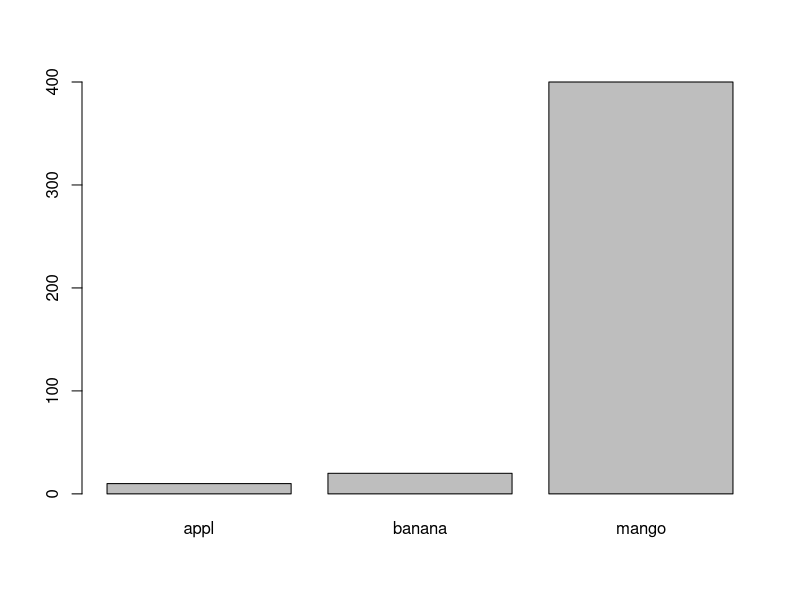
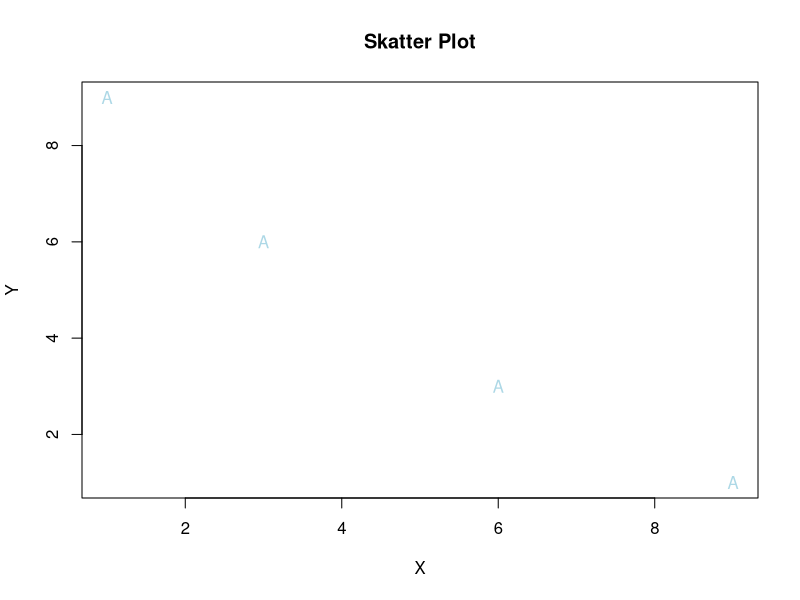
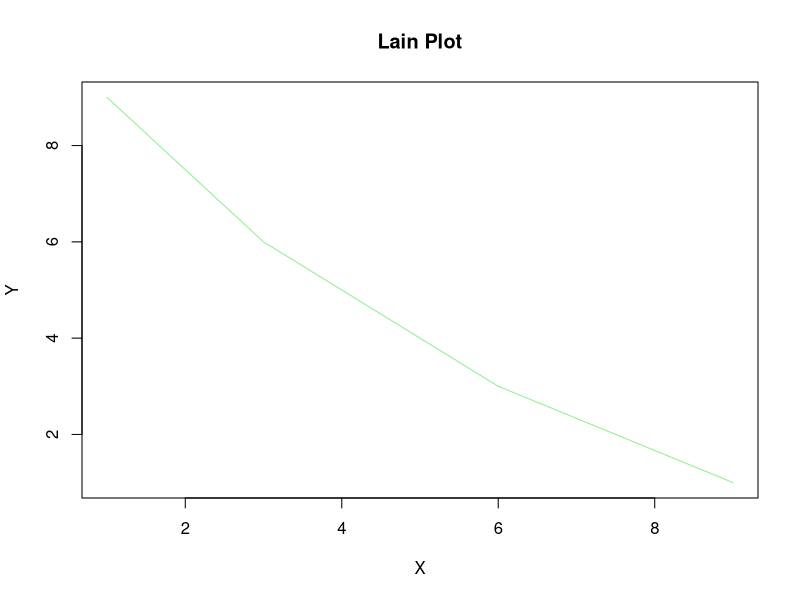
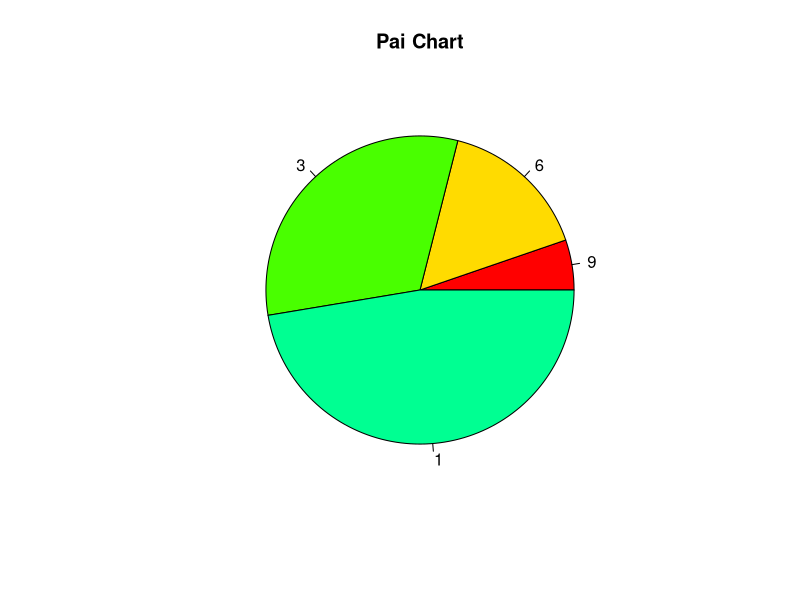
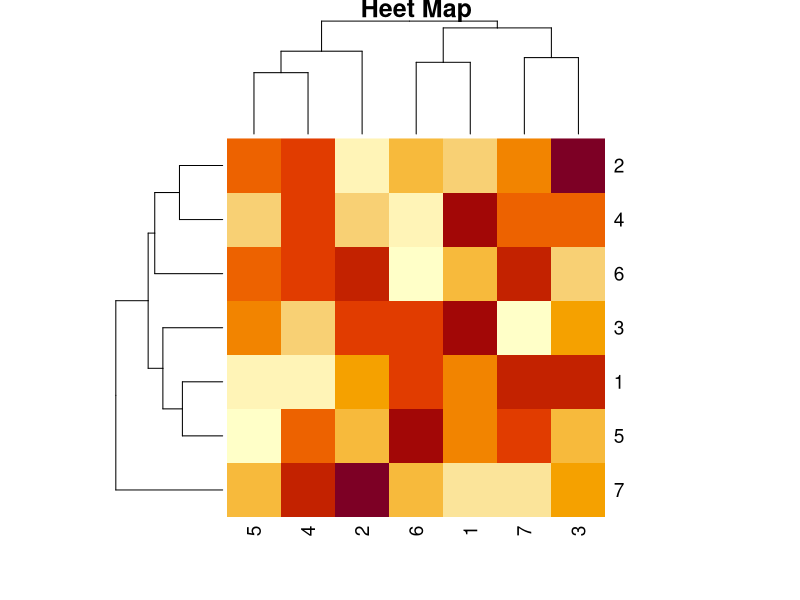

The R source for these figures, in order:
.libPaths()
library()
search()

fruits<-c("appl","banana","mango")
count<-c(10,20,400)
barplot(count,names.arg=fruits)

x<-c(1,3,6,9)
y<-c(9,6,3,1)
plot(x,y,main="Skatter Plot",xlab="X",ylab="Y",col="lightblue",pch=65)

plot(x,y,type="l",main="Lain Plot",xlab="X",ylab="Y",col="lightgreen")

pie(x,labels=y,main = "Pai Chart",col=rainbow(7))

heatmap(matrix(rnorm(49),nrow = 7),main = "Heet Map")

getwd()
